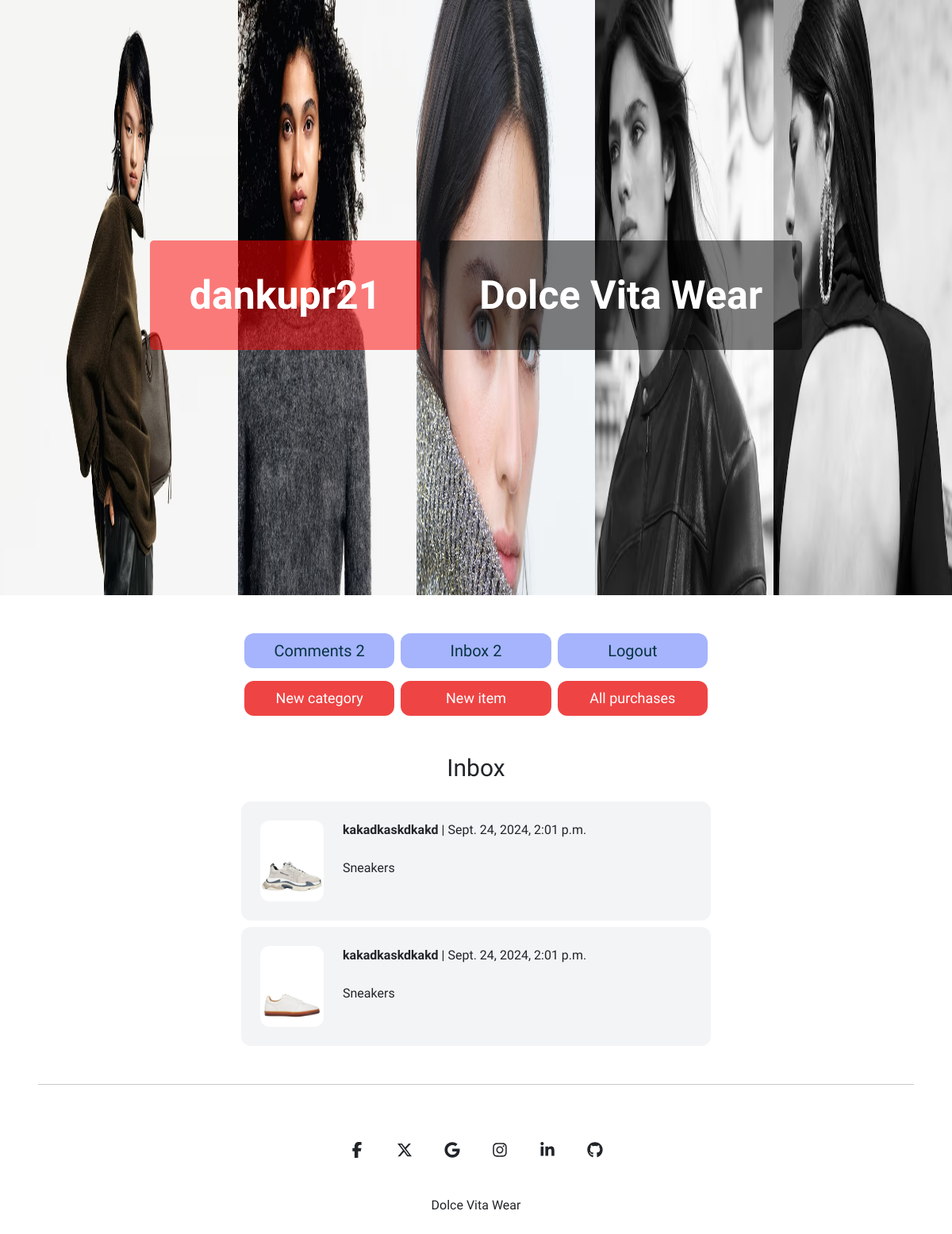
The page /inbox/ (signed in) on the database its author committed.
### item/models.py (models this page shows, shortened)
class Comment(models.Model):
    user = models.ForeignKey(User, related_name='comments', on_delete=models.CASCADE)
    description = models.TextField()
    created_at = models.DateTimeField()
    class Meta:
        ordering = ('-created_at',)

class Item(models.Model):
    category = models.ForeignKey(Category, related_name='items', on_delete=models.CASCADE)
    name = models.CharField(max_length=255)
    description = models.TextField(blank=True, null=True)
    price = models.FloatField()
    image = models.ImageField(upload_to='item_images', blank=True, null=True)
    is_sold = models.BooleanField(default=False)
    created_at = models.DateTimeField(auto_now_add=True)
    users = models.ManyToManyField(User, related_name='items', blank=True)
    gender = models.CharField(max_length=1, choices=gender_choice)
    comments = models.ManyToManyField(Comment)

### conversation/models.py (models this page shows)
class Conversation(models.Model):
    item = models.ForeignKey(Item, related_name='conversations', on_delete=models.CASCADE)
    members = models.ManyToManyField(User, related_name='conversations')
    created_at = models.DateTimeField(auto_now_add=True)
    modified_at = models.DateTimeField(auto_now=True)
    class Meta:
        ordering = ('-modified_at',)

### conversation/views.py (the view)
# urls.py: path('', views.inbox, name='inbox'),
@login_required
def inbox(request):
    conversations = Conversation.objects.filter(members__in=[request.user.id])
    return render(request, 'conversation/inbox.html', {
        'conversations': conversations,
        'asdad21213': True,
        'show_tab': False
    })

### conversation/templates/conversation/inbox.html (shortened to what this page needs)
{% extends 'core/base.html' %}
{% block content %}
<h1 class="mb-6 text-3xl mt-4 dark:text-white text-center" id="target-element">Inbox</h1>
<div class="space-y-6 md:w-1/2 mx-auto">
    {% for conversation in conversations %}
        <a href="{% url 'conversation:detail' conversation.id %}">
            <div class="p-6 flex bg-gray-100 dark:bg-zinc-500 rounded-xl mb-2 dark:text-white transition-transform duration-300 transform hover:scale-125">
                <div class="pr-6">
                    <img src="{{ conversation.item.image.url }}" class="w-20 rounded-xl">
                </div>
                <div>
                    {% for member in conversation.members.all %}
                        {% if member != request.user %}
                            <p class="mb-4"><strong>{{ member.username }}</strong> | {{ conversation.modified_at }}</p>
                            <p>{{ conversation.item.name }}</p>
                        {% endif %}
                    {% endfor %}
                </div>
            </div>
        </a>
    {% endfor %}
</div>
{% endblock %}

### core/templates/core/base.html (shortened to what this page needs)
{% load static %}
<!doctype html>
<html>
    <head>
        <script src="https://cdn.tailwindcss.com"></script>
        <link href="https://cdn.jsdelivr.net/npm/bootstrap@5.3.3/dist/css/bootstrap.min.css" rel="stylesheet">
    </head>
    <body class="dark:bg-zinc-700" id="target-element">
        <header class="text-center parallax-header" id="sign_header" style="cursor: pointer;">
          <div class="text-container">
            {% if request.user.is_authenticated %}
            <strong id="username" class="md:text-3xl text-3xl font-bold">{{request.user.username}}</strong>
            {% endif %}
            <a href="/" id="nyashki" class="md:text-3xl text-3xl font-bold">Dolce Vita Wear</a>
          </div>
      </header>
        {% if request.user.is_authenticated %}
        <div class="grid grid-cols-3 gap-2 mt-2 px-2 md:w-1/2 md:mx-auto mb-3 mt-5 transition-transform duration-300 transform hover:scale-105" id="{{zxc12qwiehjqwaiode}}">
          <a href="{% url 'item:all_comments' %}" class="block text-center px-2 py-2 text-lg md:text-xl  bg-indigo-300 text-cyan-950 hover:text-white rounded-xl hover:bg-indigo-400" style="position:relative;">Comments {{ request.user.comments.all | length }}</a>
          <a href="{% url 'conversation:inbox' %}" class="block text-center px-2 py-2 text-lg md:text-xl bg-indigo-300 text-cyan-950 hover:text-white rounded-xl hover:bg-indigo-400">Inbox {{ request.user.conversations.all | length }}</a>
          <a href="{% url 'core:logout' %}" class="block text-center px-2 py-2 text-lg md:text-xl bg-indigo-300 text-cyan-950 hover:text-white rounded-xl hover:bg-indigo-400">Logout</a>
          </div>
        {% endif %}
        {% if request.user.is_superuser %}
        <div class="grid grid-cols-3 gap-2 mt-2 px-2 md:mx-auto md:w-1/2 transition-transform duration-300 transform hover:scale-105">
          <a href="{% url 'item:new_category' %}" class="px-2 py-2 text-lg  bg-red-500 text-white text-center rounded-xl hover:bg-red-700">New category</a>
          <a href="{% url 'item:new_item' %}" class="px-2 py-2 text-lg  bg-red-500 text-white text-center rounded-xl hover:bg-red-700">New item</a>
          <a href="{% url 'item:all_purchases' %}" class="px-2 py-2 text-lg  bg-red-500 text-white text-center rounded-xl hover:bg-red-700">All purchases</a>
        </div>
        {%endif%}
        <div class="xcvxckjvl123 px-2 mt-5">
            {% block content %}
            {% endblock %}
        </div>
        <hr class="dark:text-white m-5">
        <footer
        class="flex flex-col items-center text-center text-surface dark:bg-zinc-700 dark:text-white">
        <div class="container mt-2">
          <div class="mb-2 flex justify-center space-x-2">
            <a
              href="#!"
              type="button"
              class="rounded-full bg-transparent p-3 font-medium uppercase leading-normal text-surface transition duration-150 ease-in-out hover:bg-neutral-100 focus:outline-none focus:ring-0 dark:text-white dark:hover:bg-secondary-900"
              data-twe-ripple-init>
              <span class="[&>svg]:h-5 [&>svg]:w-5">
              </span>
            </a>
            <a
              href="#!"
              type="button"
              class="rounded-full bg-transparent p-3 font-medium uppercase leading-normal text-surface transition duration-150 ease-in-out hover:bg-neutral-100 focus:outline-none focus:ring-0 dark:text-white dark:hover:bg-secondary-900"
              data-twe-ripple-init>
              <span class="mx-auto [&>svg]:h-5 [&>svg]:w-5">
              </span>
            </a>
            <a
              href="#!"
              type="button"
              class="rounded-full bg-transparent p-3 font-medium uppercase leading-normal text-surface transition duration-150 ease-in-out hover:bg-neutral-100 focus:outline-none focus:ring-0 dark:text-white dark:hover:bg-secondary-900"
              data-twe-ripple-init>
              <span class="mx-auto [&>svg]:h-5 [&>svg]:w-5">
              </span>
            </a>
            <a
              href="#!"
              type="button"
              class="rounded-full bg-transparent p-3 font-medium uppercase leading-normal text-surface transition duration-150 ease-in-out hover:bg-neutral-100 focus:outline-none focus:ring-0 dark:text-white dark:hover:bg-secondary-900"
              data-twe-ripple-init>
              <span class="mx-auto [&>svg]:h-5 [&>svg]:w-5">
              </span>
            </a>
            <a
              href="#!"
              type="button"
              class="rounded-full bg-transparent p-3 font-medium uppercase leading-normal text-surface transition duration-150 ease-in-out hover:bg-neutral-100 focus:outline-none focus:ring-0 dark:text-white dark:hover:bg-secondary-900"
              data-twe-ripple-init>
              <span class="mx-auto [&>svg]:h-5 [&>svg]:w-5">
              </span>
            </a>
            <a
              href="#!"
              type="button"
              class="rounded-full bg-transparent p-3 font-medium uppercase leading-normal text-surface transition duration-150 ease-in-out hover:bg-neutral-100 focus:outline-none focus:ring-0 dark:text-white dark:hover:bg-secondary-900"
              data-twe-ripple-init>
              <span class="mx-auto [&>svg]:h-5 [&>svg]:w-5">
              </span>
            </a>
          </div>
        </div>
        <div class="w-full p-4 text-center">
          <a href="#">Dolce Vita Wear</a>
        </div>
        </footer>
    </body>
</html>

### rows shown on the page
Conversation: item.image (picture), modified_at "Sept. 24, 2024, 2:01 p.m.", item.name "Sneakers"
Conversation: item.image (picture), modified_at "Sept. 24, 2024, 2:01 p.m.", item.name "Sneakers"

### other values the page prints
{{ request.user.username }} "dankupr21"
{{ request.user.comments.all | length }} "2"
{{ request.user.conversations.all | length }} "2"
{{ member.username }} "kakadkaskdkakd"
